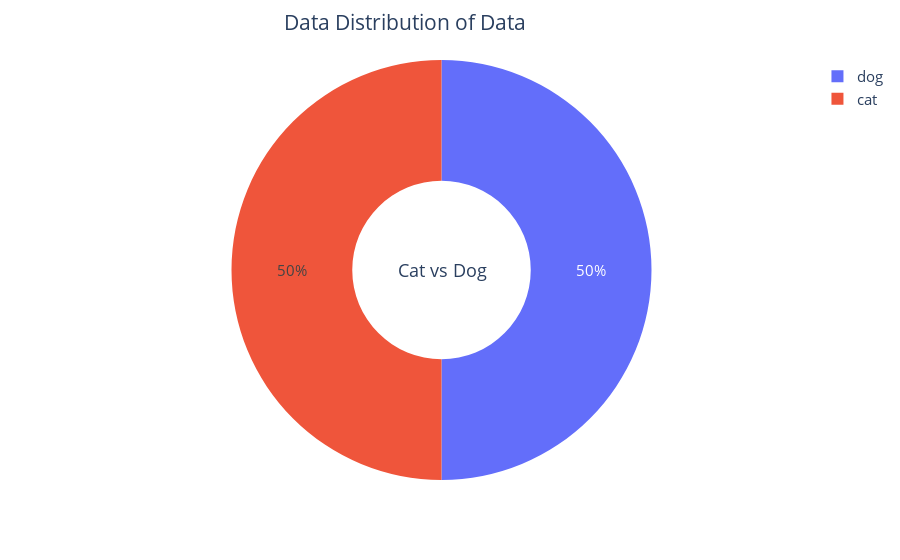

Write notebook code for a chart like this one.
### Code cell
fig=px.pie(target_counts.head(10),values= 'target', names=dataset['target'].unique(),hole=0.425)
fig.update_layout(title='Data Distribution of Data',font_size=15,title_x=0.45,annotations=[dict(text='Cat vs Dog',font_size=18, showarrow=False,height=800,width=700)])
fig.update_traces(textfont_size=15,textinfo='percent')
fig.show()

### Figure 1 — Plotly figure (JSON) as saved in the notebook; plotly's stock layout.template omitted (floating-point values rounded to 4 significant figures)
{"data": [{"domain": {"x": [0, 1], "y": [0, 1]}, "hole": 0.425, "hovertemplate": "label=%{label}<br>target=%{value}<extra></extra>", "labels": ["dog", "cat"], "legendgroup": "", "name": "", "showlegend": true, "textfont": {"size": 15}, "textinfo": "percent", "type": "pie", "values": [12500, 12500]}], "layout": {"annotations": [{"font": {"size": 18}, "height": 800, "showarrow": false, "text": "Cat vs Dog", "width": 700}], "font": {"size": 15}, "legend": {"tracegroupgap": 0}, "margin": {"t": 60}, "title": {"text": "Data Distribution of Data", "x": 0.45}}}
